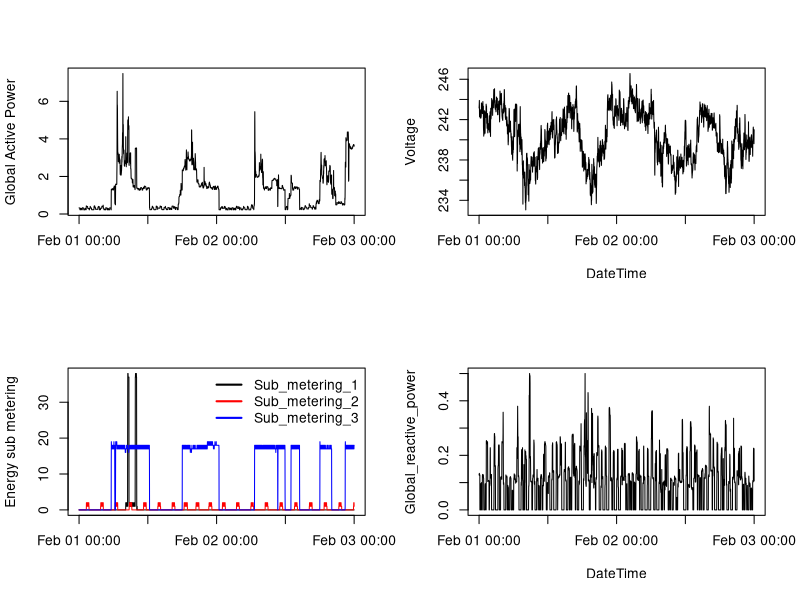

This chart was generated by the following R code:
## Run this file from readme.rmd

## Get data - data was downloaded and formatted in 'readme.rmd'
  data <- read.csv("proj1data.csv")
  data$DateTime <- as.POSIXlt(data$DateTime)
## Plot it
  # set png device
  png(filename = "plot4.png", width = 480, height = 480, units = "px")
  # plot
  par(mfrow=c(2,2))
    # topleft
    with(data, plot(DateTime, 
                         Global_active_power, 
                         xlab="", type="l", ylab="Global Active Power"))
    # topright
    with(data, plot(DateTime,Voltage, type="l"))
    # bottom left
    with(data, plot(DateTime,Sub_metering_1, 
                      xlab="", type="l", ylab="Energy sub metering"))
    with(data,lines(DateTime,Sub_metering_2,
                         col="red"))
    with(data,lines(DateTime,Sub_metering_3,
                         col="blue"))
         legend("topright", col=c("black", "red", "blue"),
                cex=1, lwd=2,bty="n",
                #y.intersp=0.8,
                legend=c("Sub_metering_1", "Sub_metering_2", "Sub_metering_3"))
    # bottomright
    with(data, plot(DateTime, Global_reactive_power, type="l"))
  # close
  dev.off()
